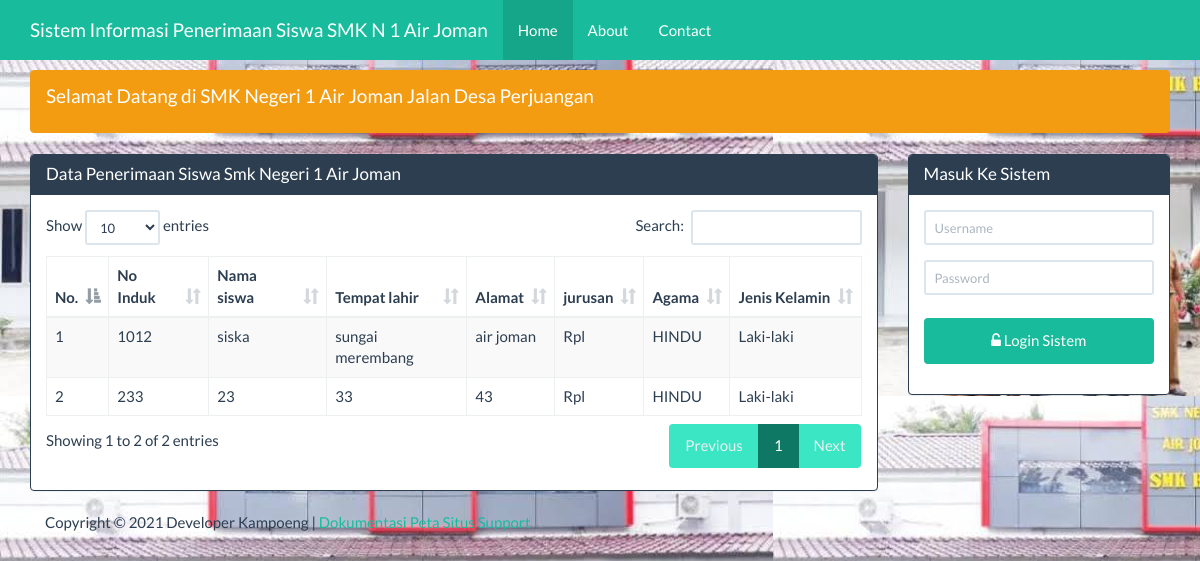
The page / on the database its author committed.
### tables this page shows
CREATE TABLE `pendaftaran` (
  `no_induk` varchar(23) NOT NULL,
  `nama_siswa` varchar(50) NOT NULL,
  `tempat_lahir` varchar(25) NOT NULL,
  `alamat` varchar(25) NOT NULL,
  `tgl_lahir` date NOT NULL,
  `asal_sekolah` varchar(30) NOT NULL,
  `tahun_lulus` varchar(15) NOT NULL,
  `jurusan` varchar(30) NOT NULL,
  `agama` varchar(100) NOT NULL,
  `jenis_kelamin` varchar(40) NOT NULL,
  `bi` varchar(30) NOT NULL,
  `bing` varchar(34) NOT NULL,
  `mm` varchar(23) NOT NULL,
  `jumlah` varchar(30) NOT NULL,
  `putusan_hasil` varchar(20) NOT NULL
);

### beranda.php (the view, shortened to what this page needs)
<div class="container">
    <div class="row">
        <div class ="col-xs-12">
            <div class="alert alert-warning">
                <marquee><h4>Selamat Datang di SMK Negeri 1 Air Joman Jalan Desa Perjuangan</h4></marquee>
            </div>
        </div>
    </div>
    <div class="row">
        <div class="col-sm-9 col-xs-12">
            <div class="panel panel-primary">
                <div class="panel-heading">
                    <h3 class="panel-title">Data Penerimaan Siswa Smk Negeri 1 Air Joman</h3>
                </div>
                <div class="panel-body">
                     <table id="dtskripsi" class="table table-bordered table-striped table-hover">
                        <thead>
                            <tr>
                                <th>No.</th><th>No Induk</th><th>Nama siswa</th><th>Tempat lahir</th><th>Alamat</th><th>jurusan</th><th>Agama</th><th>Jenis Kelamin</th>
                            </tr>
                        </thead>
                        <tbody>
                            <?php
                            $sql = "SELECT * FROM pendaftaran";
                            $query = mysqli_query($koneksi, $sql) or die("SQL Anda Salah");
                            $nomor = 0;
                            while ($data = mysqli_fetch_array($query)) {
                                $nomor++;
                                ?>
                                <tr>
                                 <td><?= $nomor ?></td>
                                    <td><?= $data['no_induk'] ?></td>
                                    <td><?= $data['nama_siswa'] ?></td>
                                    <td><?= $data['tempat_lahir'] ?></td>
                                    <td><?= $data['alamat'] ?></td>
                                    <td><?= $data['jurusan'] ?></td>
                                    <td><?= $data['agama'] ?></td>
                                    <td><?= $data['jenis_kelamin'] ?></td>
                                </tr>
                            <?php } ?>
                        </tbody>
                    </table>
                </div>
            </div>
        </div>
        <div class="col-sm-3 col-xs-12">
            <?php if (isset($_SESSION['username'])) { ?>
            <div class="alert alert-info">
                <strong>Welcome <?=$_SESSION['nama']?></strong>
            </div>
            <?php
           } else { ?>
            <div class="panel panel-primary">
                <div class="panel-heading">
                    <h3 class="panel-title">Masuk Ke Sistem</h3>
                </div>
                <div class="panel-body">
                    <form class="form-horizontal" action="proses_login.php" method="post">
                        <div class="form-group">
                            <div class="col-sm-12">
                                <input type="text" name="user" class="form-control input-sm"
                                   placeholder="Username" required="" autocomplete="off"/>
                            </div>
                        </div>
                        <div class="form-group">
                            <div class="col-sm-12">
                                <input type="password" name="pwd" class="form-control input-sm"
                                   placeholder="Password" required="" autocomplete="off"/>
                            </div>
                        </div>
                        <div class="form-group">
                            <div class="col-sm-12">
                                <button type="submit" name="login" value="login"
                                        class="btn btn-success btn-block"><span class="fa fa-unlock-alt"></span>
                                    Login Sistem
                                </button>
                            </div>
                    </form>
                </div>
            </div>
        </div>
            <?php } ?>
    </div>
</div>

### index.php (shortened to what this page needs)
<!DOCTYPE html>
<html>
    <head>
        <link href="Assets/css/bootstrap.min.css" rel="stylesheet" type="text/css"/>
        <link href="Assets/css/dataTables.bootstrap.min.css" rel="stylesheet" type="text/css"/>
        <link href="Assets/font-awesome-4.5.0/css/font-awesome.min.css" rel="stylesheet" type="text/css"/>
    <meta http-equiv="Content-Type" content="text/html; charset=utf-8"></head>
    <body>
        <?php
        require 'menu.php';
        ?>
        <?php
        require 'content.php';
        ?>
        <?php
        require 'footer.php';
        ?>
    </body>
    </html>

### menu.php (shortened to what this page needs)
<nav class="navbar navbar-inverse navbar-fixed-top">
    <div class="container">
        <div class="navbar-header">
            <a class="navbar-brand" href="?page=utama">Sistem Informasi Penerimaan Siswa SMK N 1 Air Joman</a>
        </div>
        <div id="navbar" class="navbar-collapse collapse">
            <ul class="nav navbar-nav">
                <li class="active"><a href="#">Home</a></li>
                <li><a href="?page=about&actions=tampil">About</a></li>
                <li><a href="?page=kontak&actions=tampil">Contact</a></li>
            </ul>
        </div>
    </div>
</nav>

### content.php (shortened to what this page needs)
</style><?php
@$page=$_GET['page'];
if(empty ($page)){
    require 'beranda.php';
}

### footer.php
<div class="container">
    <div class="row">
        <div class="col-xs-12">
            Copyright &COPY; <?= date('Y')?> Developer Kampoeng |
            <a href="#">Dokumentasi</a>
            <a href="#">Peta Situs</a>
            <a href="#">Support</a>
        </div>
    </div>
</div>

### index.php (style rules this page uses)
body { margin-top:70px; background-image: url(img/images.jpeg); }
button { background-color: #4CAF50; color: white; padding: 14px 20px; margin: 8px 0; border: none; cursor: pointer; width: 100%; }

### rows shown on the page
pendaftaran: no_induk "1012", nama_siswa "siska", tempat_lahir "sungai merembang", alamat "air joman", jurusan "Rpl", agama "HINDU", jenis_kelamin "Laki-laki"
pendaftaran: no_induk "233", nama_siswa "23", tempat_lahir "33", alamat "43", jurusan "Rpl", agama "HINDU", jenis_kelamin "Laki-laki"
